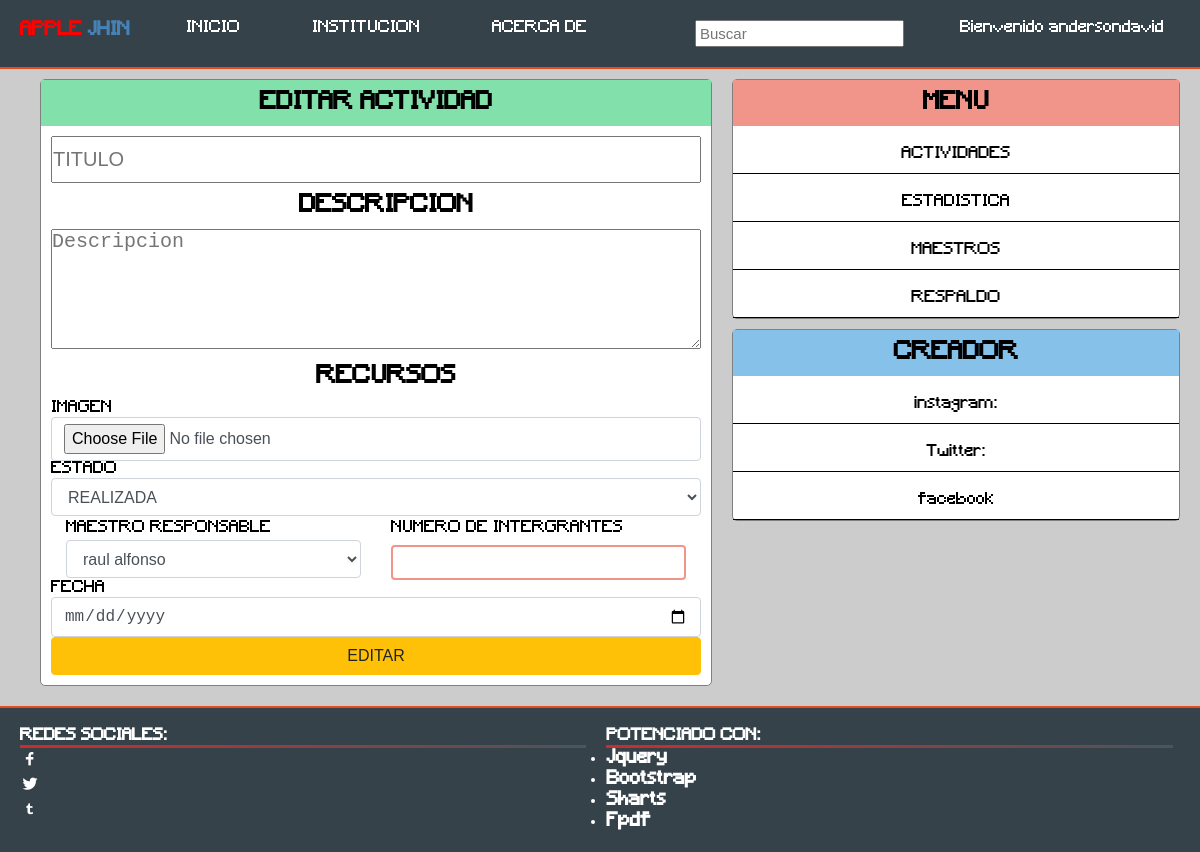
/perfil/editar_actividad.php?id=96399138 (signed in), run on an earlier commit of the app's database.
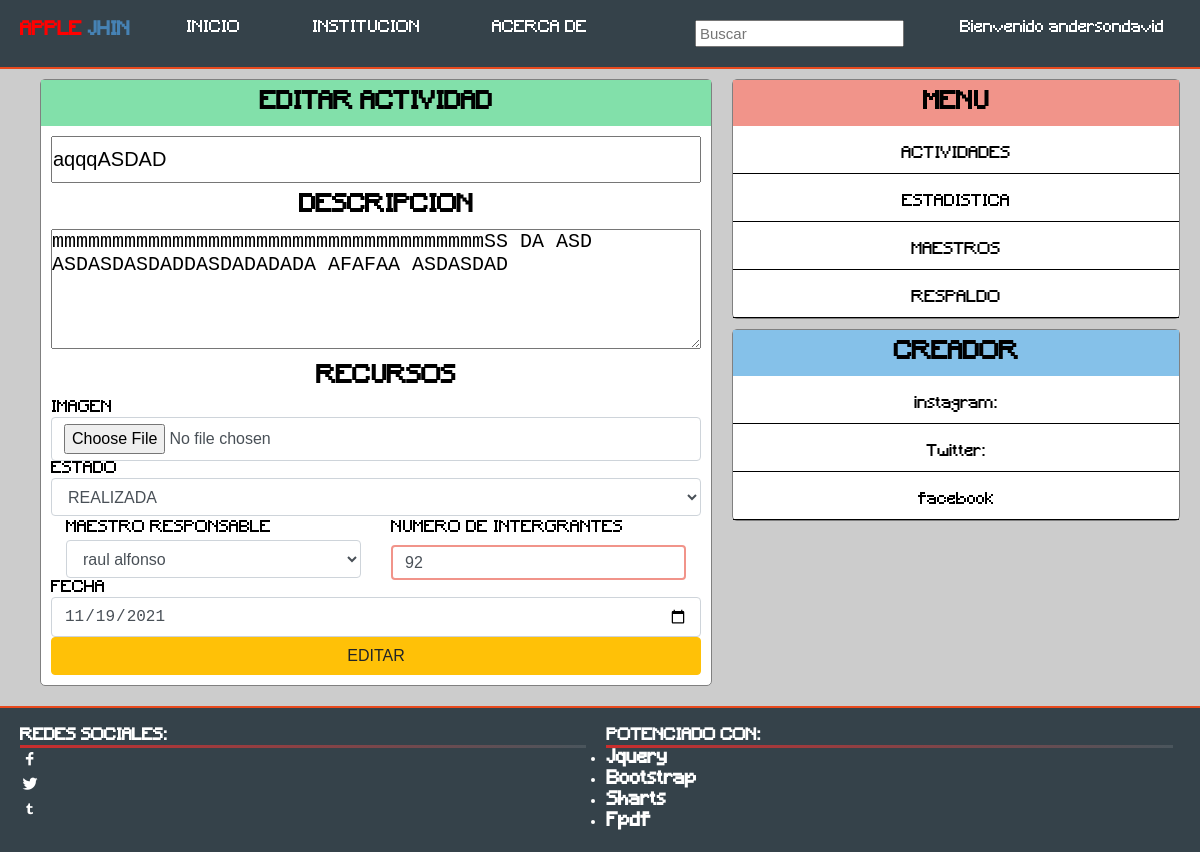
And on a later commit of the database.
### tables this page shows
CREATE TABLE `actividad` (
  `id_actividad` int(11) NOT NULL AUTO_INCREMENT,
  `nombre` varchar(62) NOT NULL,
  `tipo` varchar(59) NOT NULL,
  `descripcion` text NOT NULL,
  `fecha` varchar(56) NOT NULL,
  `imagen` varchar(300) NOT NULL,
  `idenm` int(250) NOT NULL,
  `maestro_r` varchar(250) NOT NULL,
  `num_integ` int(50) NOT NULL,
  PRIMARY KEY (`id_actividad`)
);

### php/actividades/conexion.php (called while the page is built, shortened)
<?php
	class conexion
	{
		private $host;
		private $user;
		private $password;
		private $database;
		function __construct(){
			$this->host 	= "localhost";
			$this->user 	= "root";
			$this->password = "";
			$this->database = "sanjose";
		}
		public function conectar(){
			$conexion = mysqli_connect($this->host, $this->user, $this->password, $this->database);
			return $conexion;
		}
	}
 ?>

### php/actividades/actividad.php (called while the page is built, shortened)
<?php
	require "conexion.php";
	class actividad
	{
		private $link;
		function __construct()
		{
			$this->conn  = new conexion();
			$this->link  = $this->conn->conectar();
		}
				public function getActividadById($id=NULL)
		{
			if (!empty($id))
			{
				$query  = "SELECT * FROM actividad WHERE idenm =" .$id;
				$result = mysqli_query($this->link, $query);
				$data   = array();
  				while ($data[] = mysqli_fetch_assoc($result));
  				array_pop($data);
				return $data;
			}
			else{
				return false;
			}
		}
		}
?>

### perfil/editar_actividad.php (the view, shortened to what the changed rows need)
	<?php
		include "../php/actividades/actividad.php";
		$actividad = new actividad();
		$id = isset($_GET['id'])?$_GET['id']:NULL;
		$actividades = $actividad->getActividadById($id);
		$nombre 	   = '';
		$descripcion   = '';
		$fecha         = '';
		$imagen        = '';
		$integrant     = '';
		if ($actividades) {
			$nombre      = $actividades[0]['nombre'];
			$descripcion = $actividades[0]['descripcion'];
			$fecha       = $actividades[0]['fecha'];
			$imagen      = $actividades[0]['imagen'];
			$integrant   = $actividades[0]['num_integ'];
		}
?>
	<!DOCTYPE html>
	<html>
	<head>
		<link rel="stylesheet" type="text/css" href="../css/estilos.css">
		<link rel="stylesheet" type="text/css" href="../css/bootstrap.css">
	</head>
	<body style="background-color: rgba(0,0,0,0.2);">
		<?php include "../php/acceso2.php"; ?>
		<main class="container" style="display: flex; background-color: rgba(0,0,0,0);">
			<div class="wall-x" >
					<div class="title-m">
					<h2>EDITAR ACTIVIDAD</h2>
				</div>
					<div class="post-l">
						<form action="../php/actividades/actividad_controler.php?id=<?=$_GET['id'];?>" method="POST" enctype="multipart/form-data" id = "registro1">
							<input type="text" name="nombre" class="titulo" placeholder="TITULO" value="<?=$nombre;?>">
							<h2>DESCRIPCION</h2>
							<textarea placeholder="Descripcion" name="descripcion" style="max-width: 100%;"><?=$descripcion;?></textarea>
							<h2>RECURSOS</h2>
							IMAGEN
							<input type="file" name="imagen" class="form-control" value="../php/actividades/<?=$imagen;?>">ESTADO<br>
							<select name="estado" class="form-control"> <br>
								<option value="REALIZADA">REALIZADA</option>
								<option value="DESCARTADA">DESCARTADA</option><br>
							</select>
										<div style="width: 100%; display: flex; flex-wrap: wrap;">
								<div class="col-md-6">
						</div>
							<div class="col-md-6">
							<label class="col-form-label">NUMERO DE INTERGRANTES</label>
							<input type="number" name="integrantes" value="<?=$integrant;?>" class="form-control">
							</div>
						</div>
							</select>FECHA
							<input type="date" name="fecha" class="form-control" value="<?=$fecha;?>">
							<input type="submit" name="editar" value="EDITAR" class="btn btn-warning" style="width: 100%;">
						</form>
					</div>
				</div>
				<div style="width: 40%;" class="raro">
			<div class="wall-s">
				<div class="title-m">
					<h2>MENU</h2>
				</div>
				</div>
			<div class="wall-sc">
				<div class="title-m">
					<h2>CREADOR</h2>
				</div>
				</div>
			</div>
		</main>
</body>
</html>

What changed in the data, as far as the page shows it:
added actividad: nombre "aqqqASDAD", descripcion "mmmmmmmmmmmmmmmmmmmmmmmmmmmmmmmmmmmmSS DA ASD ASDASDASDADDASDADADADA AFAFAA ASDASDAD", integrantes "92", fecha "11/19/2021"
